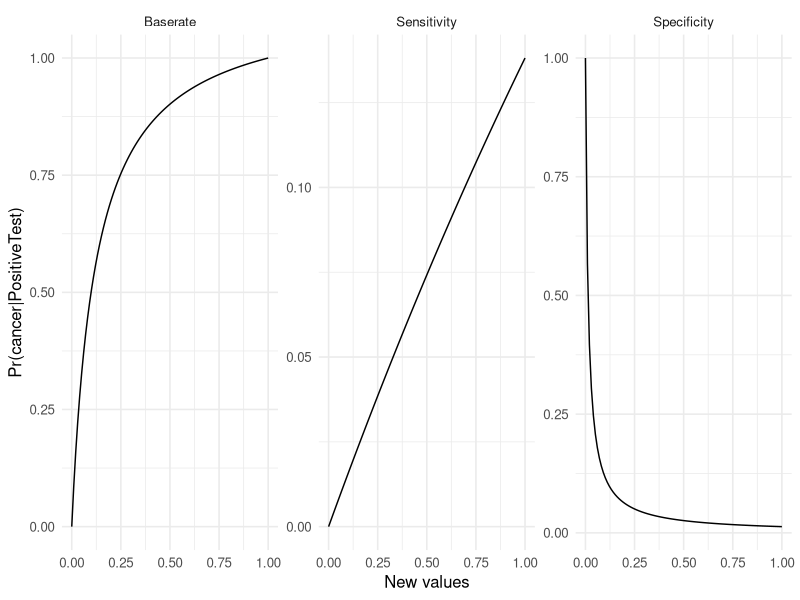

Generate this figure with R:
## ---- chunk 1
p_af <- 0.02
p_f <- 51/100

(p_a_f <- p_af/p_f)
## ---- chunk 2
p_a <- 0.045

(p_f_a <- p_af/p_a)

## ---- chunk 3
heads <- data.frame(
  A0 = c(0,1,0,0,1),
  A45 = c(1,0,0,0,0),
  A90 = c(1,1,0,0,1),
  A135 = c(1,1,0,1,0),
  A180 = c(1,1,0,1,1),
  A225 = c(1,0,1,0,0),
  A270 = c(1,0,0,0,1),
  A315 = c(0,1,1,0,0)
)
## ---- chunk 4
probs <- data.frame(
  A0 = c(0.05 , 0.03 , 0.02 , 0.04 , 0.04),
  A45 = c(0.03 , 0.02 , 0.01 , 0.05 , 0.02),
  A90 = c(0.05 , 0.03 , 0.01 , 0.03 , 0.02),
  A135 = c( 0.02 , 0.03 , 0.04 , 0.00 , 0.04),
  A180 = c(0.03 , 0.02 , 0.02 , 0.00 , 0.03),
  A225 = c(0.00 , 0.01 , 0.04 , 0.03 , 0.02),
  A270 = c(0.03 , 0.00 , 0.03 , 0.01 , 0.04),
  A315 = c(0.02 , 0.03 , 0.03 , 0.02 , 0.01)
)

sum(sapply(probs[heads == 1], sum))
## ---- chunk 5
0.03/sum(probs[,"A45"])
## ---- chunk 6
sum(probs[1,][heads[1,]==1])/sum(probs[1,])
## ---- chunk 7
PositiveTest <- .87
baserate <- .015
PositiveTest_NoCancer <- .095

P_Cancer_PT <- (PositiveTest * baserate) / ( (PositiveTest*baserate) + (PositiveTest_NoCancer*(1-baserate)) )
P_Cancer_PT
## ---- chunk 8
## Brest Cabcer Function
BC <- function(PositiveTest, baserate, PositiveTest_NoCancer) {
  P_Cancer_PT <- (PositiveTest * baserate) / ( (PositiveTest*baserate) + (PositiveTest_NoCancer*(1-baserate)) )
  P_Cancer_PT
}

## ---- chunk 9
task2df <- data.frame(
  sp = seq( 0, 1, length.out = 100 ),#c(.01, .02, .1, .15,.2,.25),
  sn =seq( 0, 1, length.out = 100 ),# c(.7,.75,.8,.85,.9,.95),
  br = seq( 0, 1, length.out = 100 )#c(.001,.01,.05,.10,.15,.20)
  ) |> 
  tidyr::pivot_longer(cols = sp:br, values_to = "new_vals", names_to = "name") |> 
  dplyr::mutate(change = dplyr::case_when(
    name == "sp" ~ BC(PositiveTest = .87, baserate = .015, PositiveTest_NoCancer = new_vals),
    name == "sn" ~ BC(PositiveTest = new_vals, baserate = .015, PositiveTest_NoCancer = .095),
    name == "br" ~ BC(PositiveTest = .87, baserate = new_vals, PositiveTest_NoCancer = .095)
  ))


## ---- chunk 10
library(ggplot2)

task2df |> 
  ggplot(aes(x = new_vals, y = change)) +
  #geom_point() +
  geom_line() +
  facet_wrap(~name, scales="free",
             labeller = labeller(name = c(br = "Baserate", sn = "Sensitivity", sp= "Specificity"))) +
  labs(x = "New values", y = "Pr(cancer|PositiveTest)") +
  theme_minimal(12)
  
## ---- chunk 11
BC <- function(sn, sp, bs ) {
  bs_n <- 1 - bs
  fn <- 1 - sp
  num <- sn * bs
  den <- sn * bs + bs_n * fn
  num/den   
}

range <- seq( 0, 1, length.out = 100 )

df <- data.frame(
    snvar = BC( sn = range, sp = .87, bs = .015 ),
    spvar = BC( sn = .87, sp = range, bs = .015 ),
    bsvar = BC( sn = range, sp = .87, bs = range),
    range = range)

head(df)
